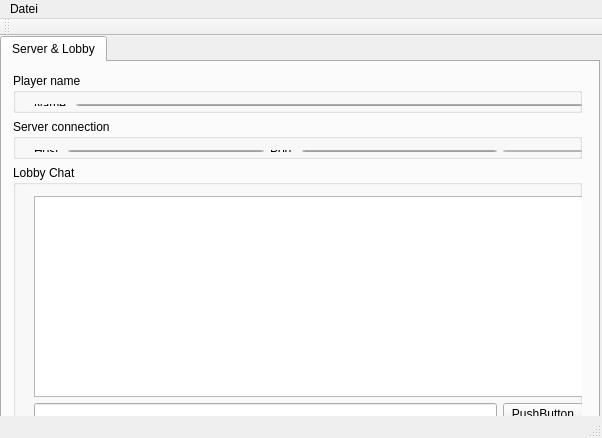
<?xml version="1.0" encoding="UTF-8"?>
<ui version="4.0">
 <class>MainWindow</class>
 <widget class="QMainWindow" name="MainWindow">
  <property name="geometry">
   <rect>
    <x>0</x>
    <y>0</y>
    <width>602</width>
    <height>438</height>
   </rect>
  </property>
  <property name="windowTitle">
   <string>MainWindow</string>
  </property>
  <widget class="QWidget" name="centralWidget">
   <widget class="QTabWidget" name="tabWidget">
    <property name="geometry">
     <rect>
      <x>0</x>
      <y>0</y>
      <width>600</width>
      <height>400</height>
     </rect>
    </property>
    <property name="maximumSize">
     <size>
      <width>600</width>
      <height>400</height>
     </size>
    </property>
    <widget class="QWidget" name="tab_connect">
     <property name="enabled">
      <bool>true</bool>
     </property>
     <attribute name="title">
      <string>Server &amp;&amp; Lobby</string>
     </attribute>
     <widget class="QWidget" name="verticalLayoutWidget">
      <property name="geometry">
       <rect>
        <x>0</x>
        <y>0</y>
        <width>591</width>
        <height>371</height>
       </rect>
      </property>
      <layout class="QVBoxLayout" name="verticalLayout">
       <item>
        <widget class="QGroupBox" name="groupBox_2">
         <property name="sizePolicy">
          <sizepolicy hsizetype="Preferred" vsizetype="Preferred">
           <horstretch>0</horstretch>
           <verstretch>0</verstretch>
          </sizepolicy>
         </property>
         <property name="maximumSize">
          <size>
           <width>16777215</width>
           <height>40</height>
          </size>
         </property>
         <property name="title">
          <string>Player name</string>
         </property>
         <widget class="QWidget" name="horizontalLayoutWidget_4">
          <property name="geometry">
           <rect>
            <x>10</x>
            <y>20</y>
            <width>571</width>
            <height>24</height>
           </rect>
          </property>
          <layout class="QHBoxLayout" name="horizontalLayout_4">
           <item>
            <widget class="QLabel" name="label_7">
             <property name="text">
              <string>Name:</string>
             </property>
            </widget>
           </item>
           <item>
            <widget class="QLineEdit" name="lineEdit_name"/>
           </item>
          </layout>
         </widget>
        </widget>
       </item>
       <item>
        <widget class="QGroupBox" name="groupBox">
         <property name="sizePolicy">
          <sizepolicy hsizetype="Preferred" vsizetype="Minimum">
           <horstretch>0</horstretch>
           <verstretch>0</verstretch>
          </sizepolicy>
         </property>
         <property name="maximumSize">
          <size>
           <width>16777215</width>
           <height>40</height>
          </size>
         </property>
         <property name="title">
          <string>Server connection</string>
         </property>
         <widget class="QWidget" name="horizontalLayoutWidget">
          <property name="geometry">
           <rect>
            <x>10</x>
            <y>20</y>
            <width>571</width>
            <height>24</height>
           </rect>
          </property>
          <layout class="QHBoxLayout" name="horizontalLayout">
           <item>
            <widget class="QLabel" name="label">
             <property name="text">
              <string>Host:</string>
             </property>
            </widget>
           </item>
           <item>
            <widget class="QLineEdit" name="lineEdit_host">
             <property name="text">
              <string>127.0.0.1</string>
             </property>
            </widget>
           </item>
           <item>
            <widget class="QLabel" name="label_2">
             <property name="text">
              <string>Port:</string>
             </property>
            </widget>
           </item>
           <item>
            <widget class="QLineEdit" name="lineEdit_port">
             <property name="text">
              <string>9034</string>
             </property>
            </widget>
           </item>
           <item>
            <widget class="QPushButton" name="pushButton">
             <property name="text">
              <string>Connect</string>
             </property>
            </widget>
           </item>
          </layout>
         </widget>
        </widget>
       </item>
       <item>
        <widget class="QGroupBox" name="groupBox_3">
         <property name="sizePolicy">
          <sizepolicy hsizetype="Preferred" vsizetype="Preferred">
           <horstretch>0</horstretch>
           <verstretch>0</verstretch>
          </sizepolicy>
         </property>
         <property name="title">
          <string>Lobby Chat</string>
         </property>
         <widget class="QWidget" name="">
          <property name="geometry">
           <rect>
            <x>10</x>
            <y>20</y>
            <width>571</width>
            <height>251</height>
           </rect>
          </property>
          <layout class="QVBoxLayout" name="verticalLayout_2">
           <item>
            <widget class="QTextBrowser" name="textBrowser_lobby"/>
           </item>
           <item>
            <layout class="QHBoxLayout" name="horizontalLayout_5">
             <item>
              <widget class="QLineEdit" name="lineEdit_lobby"/>
             </item>
             <item>
              <widget class="QPushButton" name="pushButton_lobby">
               <property name="text">
                <string>PushButton</string>
               </property>
              </widget>
             </item>
            </layout>
           </item>
          </layout>
         </widget>
        </widget>
       </item>
      </layout>
     </widget>
    </widget>
   </widget>
  </widget>
  <widget class="QMenuBar" name="menuBar">
   <property name="geometry">
    <rect>
     <x>0</x>
     <y>0</y>
     <width>602</width>
     <height>16</height>
    </rect>
   </property>
   <widget class="QMenu" name="menuDatei">
    <property name="title">
     <string>Datei</string>
    </property>
    <addaction name="action_Beenden"/>
   </widget>
   <addaction name="menuDatei"/>
  </widget>
  <widget class="QToolBar" name="mainToolBar">
   <attribute name="toolBarArea">
    <enum>TopToolBarArea</enum>
   </attribute>
   <attribute name="toolBarBreak">
    <bool>false</bool>
   </attribute>
  </widget>
  <widget class="QStatusBar" name="statusBar"/>
  <action name="action_Beenden">
   <property name="text">
    <string>&amp;Beenden</string>
   </property>
  </action>
 </widget>
 <layoutdefault spacing="6" margin="11"/>
 <resources/>
 <connections>
  <connection>
   <sender>action_Beenden</sender>
   <signal>triggered()</signal>
   <receiver>MainWindow</receiver>
   <slot>close()</slot>
   <hints>
    <hint type="sourcelabel">
     <x>-1</x>
     <y>-1</y>
    </hint>
    <hint type="destinationlabel">
     <x>300</x>
     <y>182</y>
    </hint>
   </hints>
  </connection>
 </connections>
</ui>
